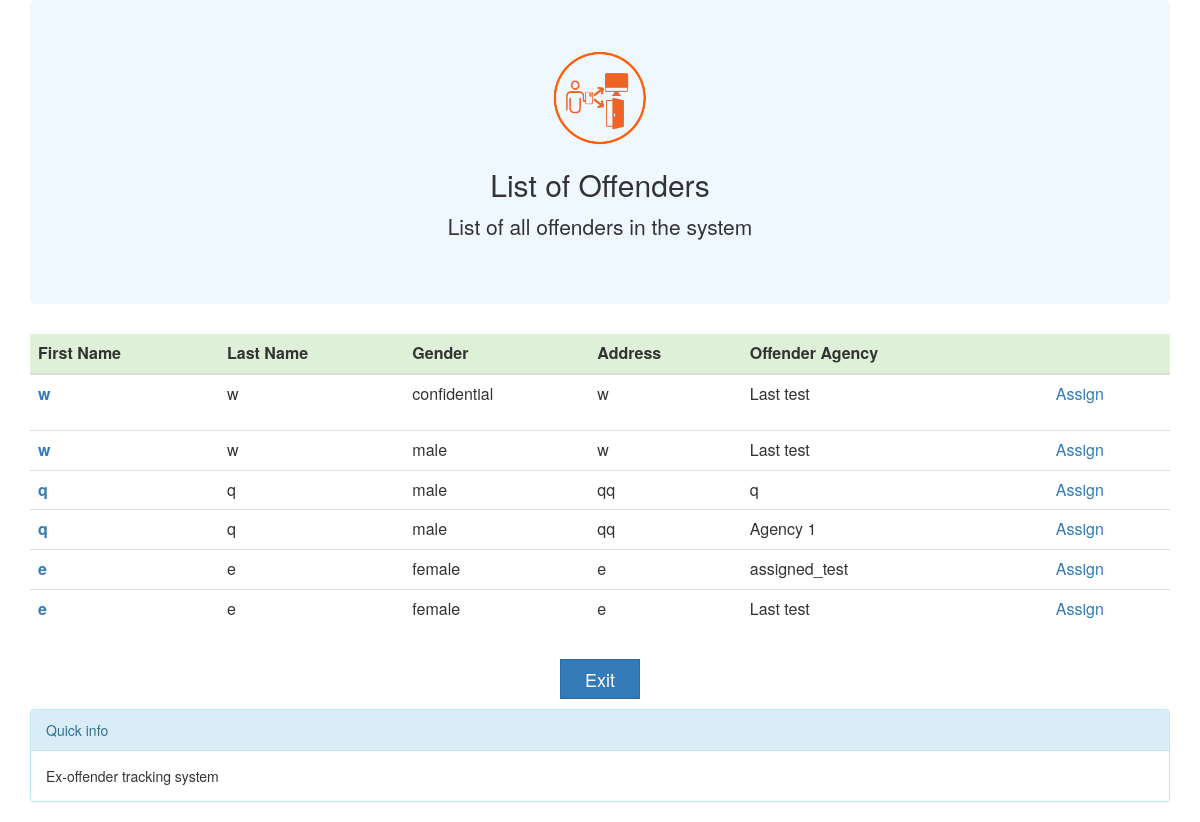
The page /cols/TyProject/offenders_list_staff.php on the database its author committed.
### tables this page shows
CREATE TABLE `offender` (
  `offender_id` int(11) NOT NULL,
  `feedback_id` int(11) NOT NULL,
  `offender_first_name` varchar(255) DEFAULT NULL,
  `offender_last_name` varchar(32) DEFAULT NULL,
  `offender_gender` varchar(12) DEFAULT NULL,
  `offender_image` blob,
  `probation_status` varchar(32) DEFAULT NULL,
  `offender_address` varchar(255) DEFAULT NULL,
  `offender_dob` datetime(6) DEFAULT NULL,
  `offence_type` varchar(255) DEFAULT NULL,
  `offender_agency` varchar(255) NOT NULL,
  `offender_catagory` varchar(255) DEFAULT NULL,
  `other_comments` varchar(255) DEFAULT NULL,
  `offender_admit_date` datetime DEFAULT NULL
);

### cols/TyProject/offenders_list_staff.php (the view, shortened to what this page needs)
<html>
<head>
  <link rel="stylesheet" href="http://maxcdn.bootstrapcdn.com/bootstrap/3.3.6/css/bootstrap.min.css">
    </head>
    <body>
    <div id="request_background" class="container">
        <div class="jumbotron">
       <center><img src="agency-bg.png" class="img-rounded" alt="Cinque Terre" width="100" height="100">
             <h2>List of Offenders</h2>
    <p>List of all offenders in the system</p
    </center>
  </div>
        <table class="table">
 <thead class="danger">
   <tr class="success">
      <th>First Name</th>
      <th>Last Name</th>
      <th>Gender</th>
      <th>Address</th>
       <th>Offender Agency</th>
       <th> </th>
        <th> </th>
    </tr>
  </thead>
  <tbody>
    <tr>
  <?php
$query1 = mysql_query("select * from offender");
while ($row1 = mysql_fetch_array($query1)) {
?>
      <th scope="row"><form metho="get" action="feedback.php"><?php echo "<a href=\"profile_limited.php?del={$row1['offender_id']}\">";?>
       <?php $row1['offender_first_name'].'</a>';?><?php echo  $row1['offender_first_name'];?></th>
      <td ><?php echo  $row1['offender_last_name'];?></td>
      <td><?php echo $row1['offender_gender'];?></td>
      <td><?php echo $row1['offender_address'];?> </td>
        <td><?php echo $row1['offender_agency'];?> </td>
        <td><form metho="get" action="feedback.php"> </td>
        <td><?php echo "<a href=\"assign_offender_staff.php?del={$row1['offender_id']}\"> Assign</a>";?></td>
        </tr>
   <?php } ?>
        </tbody>
         </table>
    <center>
    <a href="staff.php"><input type="button" value="Exit " class="btn btn-primary btn-lg exit"></a>
    </center>
<div class="panel panel-info">
      <div class="panel-heading">Quick info</div>
      <div class="panel-body">Ex-offender tracking system</div>
    </div>
</div>
</body>
</html>

### cols/TyProject/offenders_list_staff.php (style rules this page uses)
.jumbotron { background-color: aliceblue; }
.exit { margin: 10px; width: 80px; height: 40px; border: fix; padding: 0px; border-radius: 0px; }
.btn { width: 80px; height: 40px; border: fix; padding: 0px; border-radius: 0px; }

### rows shown on the page
offender: offender_first_name "w", offender_last_name "w", offender_gender "confidential", offender_address "w", offender_agency "Last test"
offender: offender_first_name "w", offender_last_name "w", offender_gender "male", offender_address "w", offender_agency "Last test"
offender: offender_first_name "q", offender_last_name "q", offender_gender "male", offender_address "qq", offender_agency "q"
offender: offender_first_name "q", offender_last_name "q", offender_gender "male", offender_address "qq", offender_agency "Agency 1"
offender: offender_first_name "e", offender_last_name "e", offender_gender "female", offender_address "e", offender_agency "assigned_test"
offender: offender_first_name "e", offender_last_name "e", offender_gender "female", offender_address "e", offender_agency "Last test"
